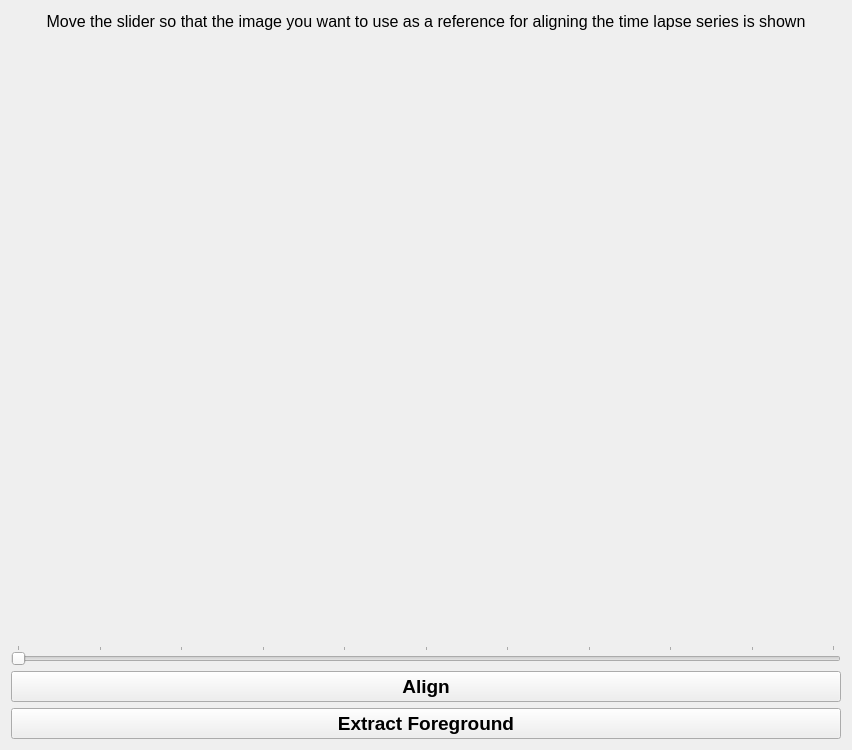
<?xml version="1.0" encoding="UTF-8"?>
<ui version="4.0">
 <class>AlignWindow</class>
 <widget class="QWidget" name="AlignWindow">
  <property name="geometry">
   <rect>
    <x>0</x>
    <y>0</y>
    <width>852</width>
    <height>750</height>
   </rect>
  </property>
  <property name="windowTitle">
   <string>Align Images</string>
  </property>
  <property name="layoutDirection">
   <enum>Qt::LeftToRight</enum>
  </property>
  <property name="autoFillBackground">
   <bool>true</bool>
  </property>
  <layout class="QGridLayout" name="gridLayout">
   <item row="0" column="0">
    <layout class="QVBoxLayout" name="verticalLayout" stretch="0,0,0,0,0">
     <property name="spacing">
      <number>6</number>
     </property>
     <property name="sizeConstraint">
      <enum>QLayout::SetNoConstraint</enum>
     </property>
     <item>
      <widget class="QLabel" name="output">
       <property name="sizePolicy">
        <sizepolicy hsizetype="Expanding" vsizetype="Fixed">
         <horstretch>0</horstretch>
         <verstretch>0</verstretch>
        </sizepolicy>
       </property>
       <property name="minimumSize">
        <size>
         <width>770</width>
         <height>20</height>
        </size>
       </property>
       <property name="maximumSize">
        <size>
         <width>8000</width>
         <height>20</height>
        </size>
       </property>
       <property name="font">
        <font>
         <pointsize>12</pointsize>
        </font>
       </property>
       <property name="text">
        <string>Move the slider so that the image you want to use as a reference for aligning the time lapse series is shown</string>
       </property>
       <property name="alignment">
        <set>Qt::AlignCenter</set>
       </property>
      </widget>
     </item>
     <item>
      <widget class="QLabel" name="imageportal">
       <property name="sizePolicy">
        <sizepolicy hsizetype="Preferred" vsizetype="Preferred">
         <horstretch>0</horstretch>
         <verstretch>0</verstretch>
        </sizepolicy>
       </property>
       <property name="minimumSize">
        <size>
         <width>720</width>
         <height>540</height>
        </size>
       </property>
       <property name="maximumSize">
        <size>
         <width>4000</width>
         <height>3000</height>
        </size>
       </property>
       <property name="baseSize">
        <size>
         <width>0</width>
         <height>0</height>
        </size>
       </property>
       <property name="autoFillBackground">
        <bool>false</bool>
       </property>
       <property name="text">
        <string/>
       </property>
      </widget>
     </item>
     <item>
      <widget class="QSlider" name="horizontalSlider">
       <property name="sizePolicy">
        <sizepolicy hsizetype="Expanding" vsizetype="Fixed">
         <horstretch>0</horstretch>
         <verstretch>0</verstretch>
        </sizepolicy>
       </property>
       <property name="maximum">
        <number>10</number>
       </property>
       <property name="orientation">
        <enum>Qt::Horizontal</enum>
       </property>
       <property name="tickPosition">
        <enum>QSlider::TicksAbove</enum>
       </property>
      </widget>
     </item>
     <item>
      <widget class="QPushButton" name="pushButton">
       <property name="sizePolicy">
        <sizepolicy hsizetype="Expanding" vsizetype="Fixed">
         <horstretch>0</horstretch>
         <verstretch>0</verstretch>
        </sizepolicy>
       </property>
       <property name="font">
        <font>
         <pointsize>14</pointsize>
         <weight>75</weight>
         <bold>true</bold>
        </font>
       </property>
       <property name="text">
        <string>Align</string>
       </property>
      </widget>
     </item>
     <item>
      <widget class="QPushButton" name="pushButton_2">
       <property name="sizePolicy">
        <sizepolicy hsizetype="Expanding" vsizetype="Fixed">
         <horstretch>0</horstretch>
         <verstretch>0</verstretch>
        </sizepolicy>
       </property>
       <property name="font">
        <font>
         <pointsize>14</pointsize>
         <weight>75</weight>
         <bold>true</bold>
        </font>
       </property>
       <property name="text">
        <string>Extract Foreground</string>
       </property>
      </widget>
     </item>
    </layout>
   </item>
  </layout>
 </widget>
 <resources/>
 <connections>
  <connection>
   <sender>horizontalSlider</sender>
   <signal>valueChanged(int)</signal>
   <receiver>AlignWindow</receiver>
   <slot>showNewImage(int)</slot>
   <hints>
    <hint type="sourcelabel">
     <x>248</x>
     <y>651</y>
    </hint>
    <hint type="destinationlabel">
     <x>292</x>
     <y>297</y>
    </hint>
   </hints>
  </connection>
  <connection>
   <sender>pushButton</sender>
   <signal>clicked()</signal>
   <receiver>AlignWindow</receiver>
   <slot>alignAllImages()</slot>
   <hints>
    <hint type="sourcelabel">
     <x>473</x>
     <y>700</y>
    </hint>
    <hint type="destinationlabel">
     <x>557</x>
     <y>698</y>
    </hint>
   </hints>
  </connection>
  <connection>
   <sender>pushButton_2</sender>
   <signal>clicked()</signal>
   <receiver>AlignWindow</receiver>
   <slot>proceed()</slot>
   <hints>
    <hint type="sourcelabel">
     <x>72</x>
     <y>719</y>
    </hint>
    <hint type="destinationlabel">
     <x>673</x>
     <y>698</y>
    </hint>
   </hints>
  </connection>
 </connections>
 <slots>
  <slot>showNewImage(int)</slot>
  <slot>alignAllImages()</slot>
  <slot>proceed()</slot>
 </slots>
</ui>
